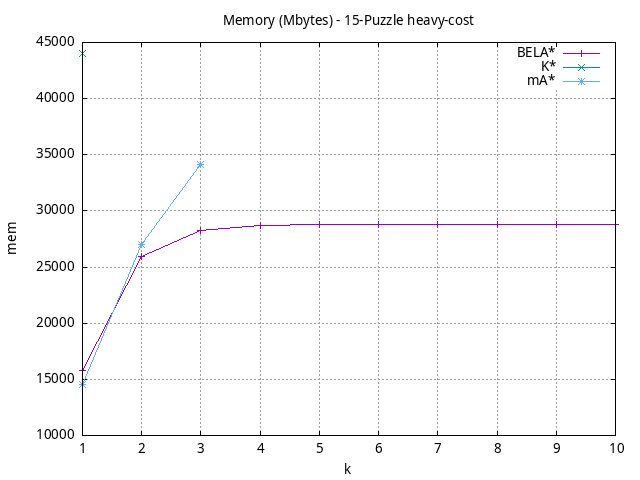

Recreate this plot in gnuplot.
#!/usr/bin/gnuplot
# -*- coding: utf-8 -*-
#
# results/n-puzzle/heavy-cost/15/15puzzle.heuristic.mem.gnuplot
#
# Started on 12/09/2023 19:56:49
# Author: Carlos Linares López
set grid
set xlabel "k"
set ylabel "mem"

set title "Memory (Mbytes) - 15-Puzzle heavy-cost"

set terminal png enhanced font "Ariel,10"
set output '15puzzle.heuristic.mem.png'

plot "-" title "BELA*"      with linesp, "-" title "K*"      with linesp, "-" title "mA*"      with linesp

	1 15824.6
	2 25962.6
	3 28296.95
	4 28697.9
	5 28770.0
	6 28770.0
	7 28770.0
	8 28770.0
	9 28770.0
	10 28770.0
end
	1 43985.225
end
	1 14538.35
	2 27020.325
	3 34132.9
end
